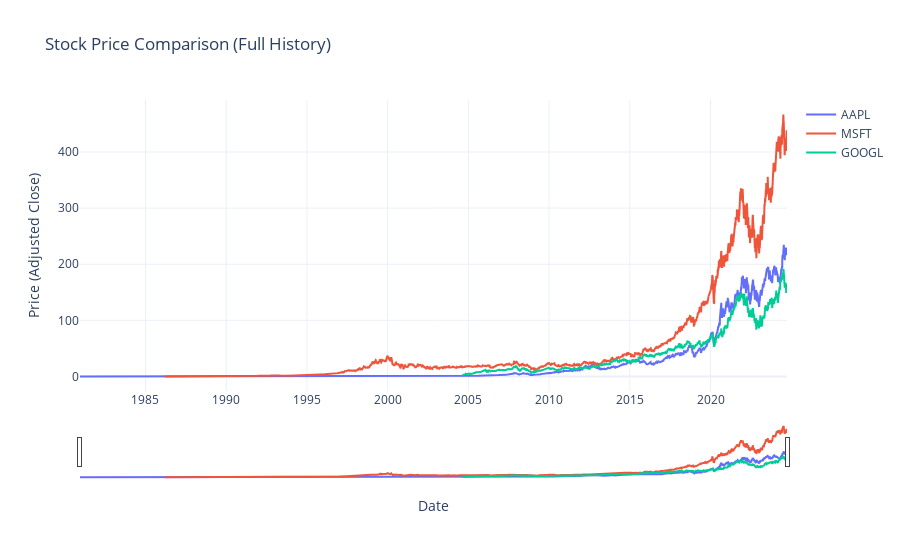

Here is the notebook cell this chart was saved with:
### Code cell
def fetch_full_history(tickers):
    data = pd.DataFrame()

    for ticker in tickers:
        stock = yf.Ticker(ticker)
        hist = stock.history(period="max")
        data[ticker] = hist['Close']
    
    return data

def plot_interactive_chart(data, tickers):
    fig = go.Figure()

    for ticker in tickers:
        fig.add_trace(go.Scatter(x=data.index, y=data[ticker], mode='lines', name=ticker))

    fig.update_layout(
        title="Stock Price Comparison (Full History)",
        xaxis_title="Date",
        yaxis_title="Price (Adjusted Close)",
        hovermode="x",
        xaxis_rangeslider_visible=True, 
        template="plotly_white"
    )

    fig.show()

tickers = ["AAPL", "MSFT", "GOOGL"]

data = fetch_full_history(tickers)

plot_interactive_chart(data, tickers)

### Figure 1 — Plotly figure (JSON) as saved in the notebook; plotly's stock layout.template omitted (floating-point values rounded to 4 significant figures; data arrays with more than 128 entries replaced by an {"elided": "..."} marker saying what was removed)
{"data": [{"mode": "lines", "name": "AAPL", "type": "scatter", "x": {"elided": "11039 str values"}, "y": {"elided": "11039 float values"}}, {"mode": "lines", "name": "MSFT", "type": "scatter", "x": {"elided": "11039 str values"}, "y": {"elided": "11039 float values"}}, {"mode": "lines", "name": "GOOGL", "type": "scatter", "x": {"elided": "11039 str values"}, "y": {"elided": "11039 float values"}}], "layout": {"hovermode": "x", "title": {"text": "Stock Price Comparison (Full History)"}, "xaxis": {"rangeslider": {"visible": true}, "title": {"text": "Date"}}, "yaxis": {"title": {"text": "Price (Adjusted Close)"}}}}
